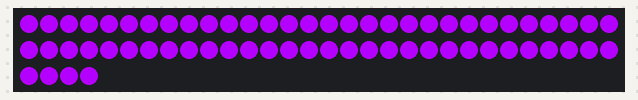
Simulated run of this program. Board: Circuit Playground running CircuitPython. On the bench: 64 RGB LEDs in strip order, left to right, continuing on the next row.

Above: at 0.1 s.

The program:

script.py
```python
import board
import neopixel
from adafruit_led_animation.animation.blink import Blink
import adafruit_led_animation.color as color

# Works on Circuit Playground Express and Bluefruit.
# For other boards, change board.NEOPIXEL to match the pin to which the NeoPixels are attached.
pixel_pin = board.D10
# Change to match the number of pixels you have attached to your board.
num_pixels = 64

pixels = neopixel.NeoPixel(pixel_pin, num_pixels)
blink = Blink(pixels, 0.5, color.PURPLE)

while True:
    blink.animate()
```
